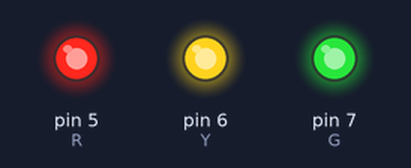
The sketch below on a simulated Arduino Uno, built with avr-gcc and run on an emulated ATmega328P. On the bench: output pins drawn as LEDs (lit = HIGH).

Above: at 0.05 s.
At 1.0 s:
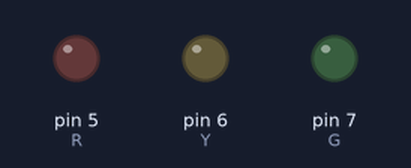
At 2.0 s:
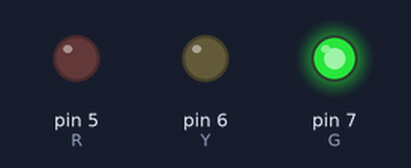
At 3.4 s:
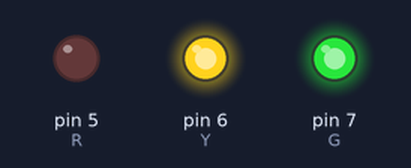
Timing chart, 0 to 3.7 s (numbered marks = the images above):
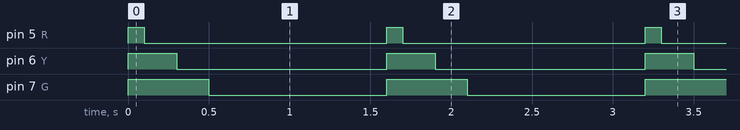

The sketch:

0.blingkingled.ino
```cpp
int R=5;
int Y=6;
int G=7;
void setup() {
 pinMode(R,OUTPUT);
 pinMode(Y,OUTPUT);
 pinMode(G,OUTPUT);

}

void loop() {
 digitalWrite(R,HIGH);
 digitalWrite(Y,HIGH);
 digitalWrite(G,HIGH);
 digitalWrite(R,HIGH);
 delay(100);
 digitalWrite(R,LOW);
 delay(100);
 digitalWrite(Y,HIGH);
 delay(100);
 digitalWrite(Y,LOW);
 delay(100);
 digitalWrite(G,HIGH);
 delay(100);
 digitalWrite(G,LOW);
 delay(1000);

 delay(100);

}
```

Measured:
- by itself, pin 5 (R): alternates HIGH for 0.10 s and LOW for 1.5 s
- by itself, pin 6 (Y): alternates HIGH for 0.30 s and LOW for 1.3 s
- by itself, pin 7 (G): alternates HIGH for 0.50 s and LOW for 1.1 s
